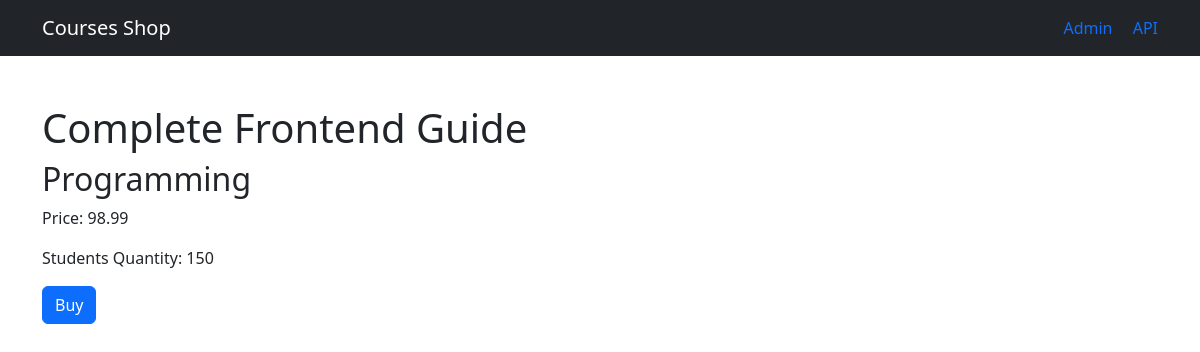
Page /11 on the committed database.
### shop/models.py (models this page shows, shortened)
class Course(models.Model):
    title = models.CharField(max_length=300)
    price = models.FloatField()
    students_qty = models.IntegerField()
    reviews_qty = models.IntegerField()
    category = models.ForeignKey(Category, on_delete=models.CASCADE)
    created_at = models.DateTimeField(default=timezone.now)

class Category(models.Model):
    title = models.CharField(max_length=255)
    created_at = models.DateTimeField(default=timezone.now)
    def __str__(self):
        return self.title

### shop/views.py (the view)
# urls.py: path('<int:course_id>', views.single_course, name='single_course')
def single_course(request, course_id):
    course = get_object_or_404(Course, pk=course_id)
    return render(request, 'shop/single_course.html', {'course': course})

### templates/shop/single_course.html (shortened to what this page needs)
{% extends 'base.html'%}
{% block content %}
<h1 class="mt-5">{{ course.title}}</h1>
<h2>{{ course.category }}</h2>
<p>Price: {{ course.price }}</p>
<p>Students Quantity: {{ course.students_qty}}</p>
<button class="btn btn-primary">Buy</button>
{% endblock %}

### rows in the picture
Course: title "Complete Frontend Guide", category "Programming", price "98.99", students_qty "150"
